Frame 1 (no input): blank canvas, image omitted
Frame 60 (the mouse pressed at the canvas centre just before this capture): blank canvas, image omitted
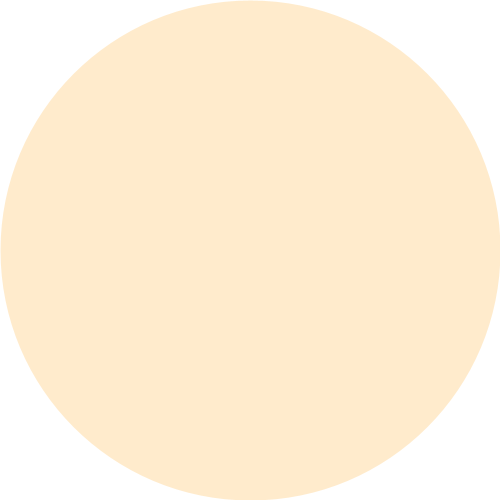
Frame 120 (the mouse held since frame 60 and released just before this capture)

The Processing sketch whose frames 1 and 60 were blank and that drew this single picture after the mouse press (run headless with seeded random() and noise(); from frame 60 on, the mouse is pressed at the canvas centre):

// Processing sketch: processing_61784
// ── processing_61784.pde

void setup(){
  size(500,500);
  smooth();
  colorMode(RGB,50,500,500,500);
  background(50,500,500);
}

void draw(){
  strokeWeight(abs(mouseX-pmouseX)+abs(mouseY-pmouseY));
  stroke(abs(mouseY-pmouseY),400,mouseX, 200);
  line(mouseX, mouseY, mouseX, mouseY);
}
